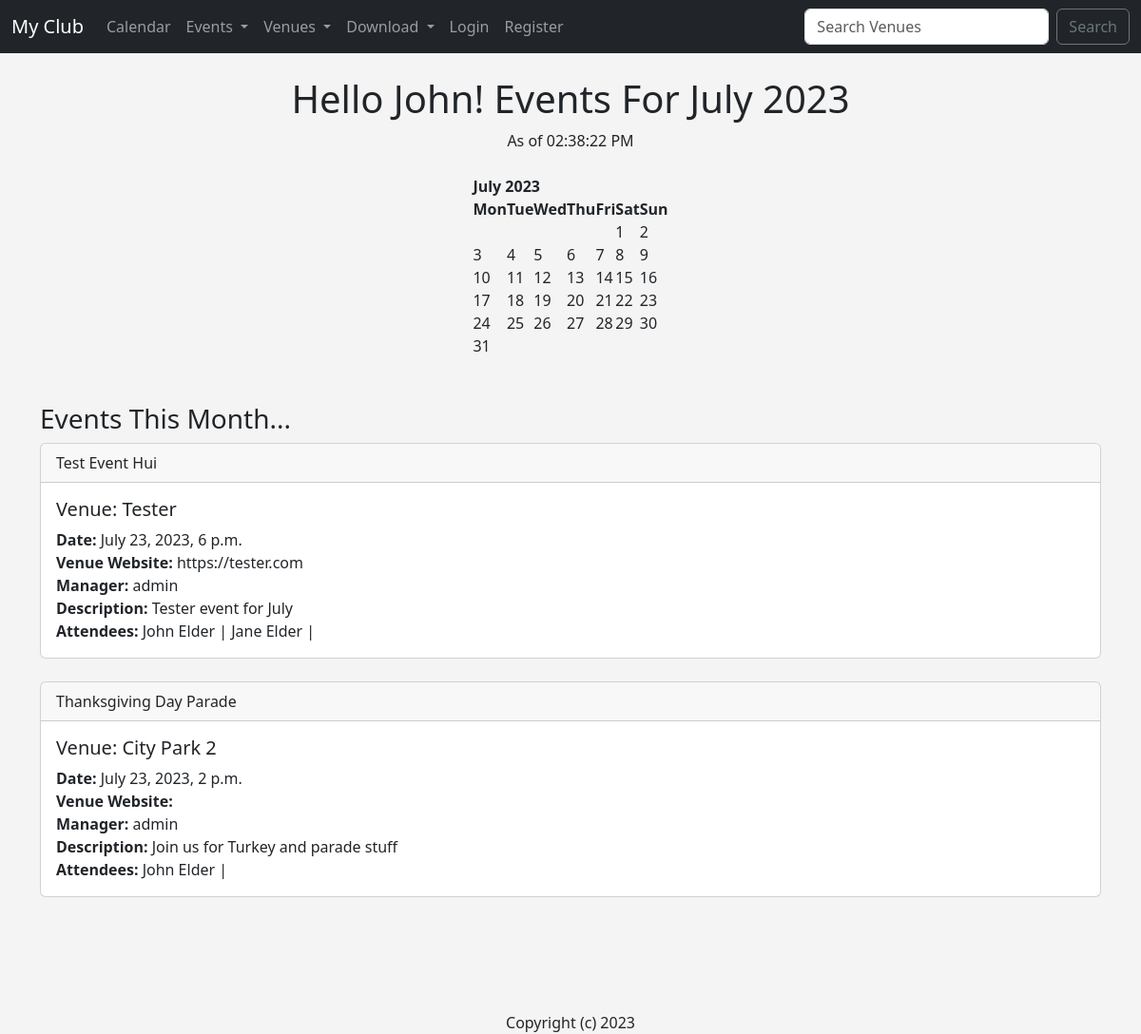
Before: / with the older database file.
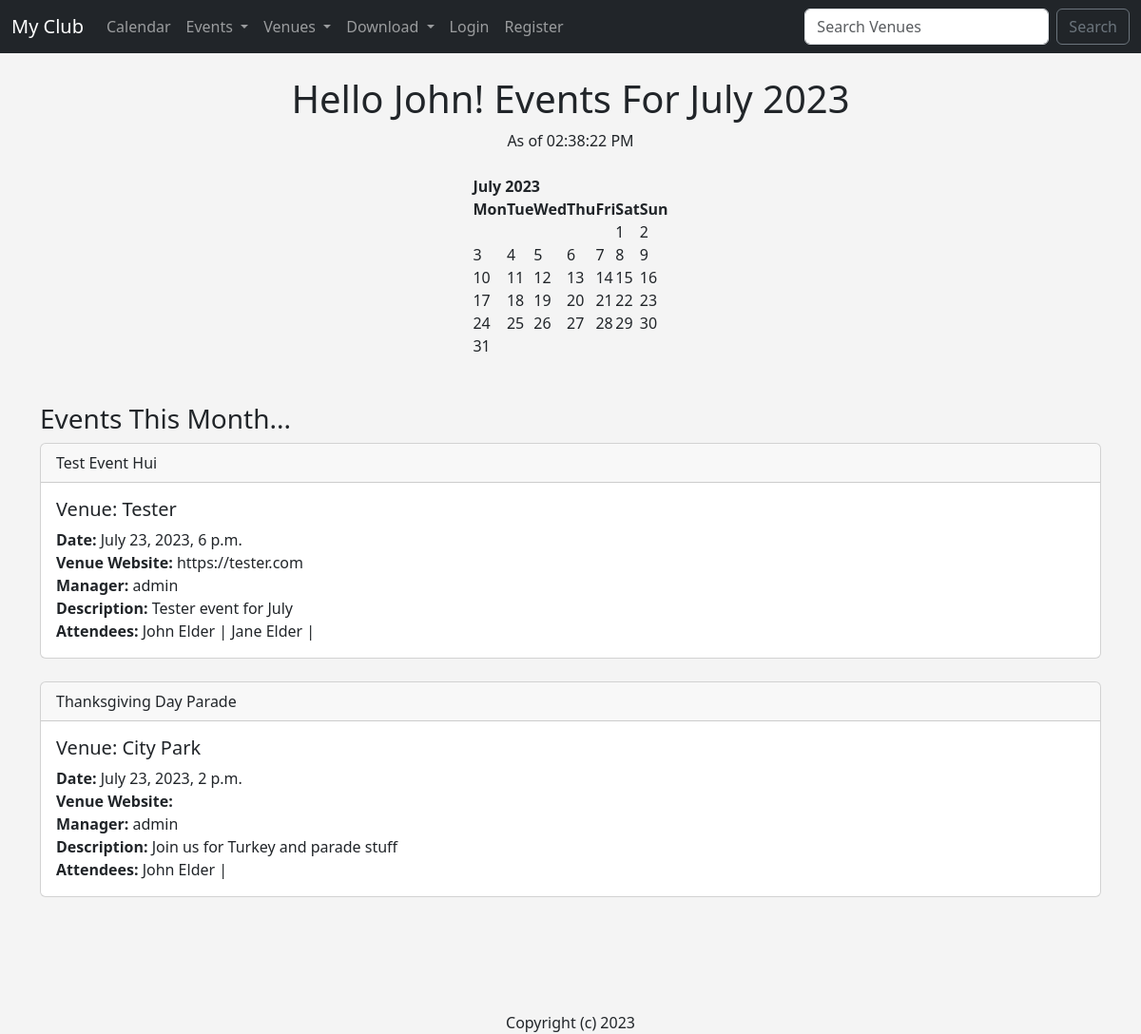
After: the same page with the newer database file.
### events/models.py (models this page shows, shortened)
class Event(models.Model):
	name = models.CharField('Event Name', max_length=120)
	event_date = models.DateTimeField('Event Date')
	venue = models.ForeignKey(Venue, blank=True, null=True, on_delete=models.CASCADE)
	manager = models.ForeignKey(User, blank=True, null=True, on_delete=models.SET_NULL)
	description = models.TextField(blank=True)
	attendees = models.ManyToManyField(MyClubUser, blank=True)
	approved = models.BooleanField("Approved", default=False)
	def __str__(self):
		return self.name

class Venue(models.Model):
	name = models.CharField('Venue Name', max_length=120)
	address = models.CharField(max_length=300)
	zip_code = models.CharField('Zip Code', max_length=15)
	phone = models.CharField('Contact Phone', max_length=45, blank=True)
	web = models.URLField('Website Address', blank=True)
	email_address = models.EmailField('Email Address', blank=True)
	owner = models.IntegerField('Venue Owner', blank=False, default=1)
	venue_image = models.ImageField(null=True, blank=True, upload_to="images/")
	def __str__(self):
		return self.name

### events/views.py (the view)
# urls.py: path('', views.home, name="home"),
def home(request, year=datetime.now().year, month=datetime.now().strftime('%B')):
	name = "John"
	month = month.capitalize()
	month_number = list(calendar.month_name).index(month)
	month_number = int(month_number)
	cal = HTMLCalendar().formatmonth(
		year,
		month_number)
	now = datetime.now()
	current_year = now.year
	event_list = Event.objects.filter(event_date__year = year,
									  event_date__month = month_number)
	time = now.strftime('%I:%M:%S %p')
	return render(request,
		'events/home.html', {
		'name': name,
		'year': year,
		'month': month,
		'month_number': month_number,
		'cal': cal,
		'current_year': current_year,
		'time': time,
		'event_list': event_list,
		})

### events/models.py (called while the page is built)
	def __str__(self):
		return self.first_name + ' ' + self.last_name

### events/templates/events/home.html (shortened to what this page needs)
{% extends 'events/base.html' %}
{% block content %}
	<center>
	<h1>Hello {{ name }}! Events For {{ month }} {{ year }}</h1>
	As of {{ time }}
	<br/><br/>
	{{ cal|safe }}
	<br/><br/>
	</center>
	<h3>Events This Month...</h3>
	{% if event_list %}
		{% for event in event_list %}
			<div class="card">
			  <div class="card-header">
			    {{ event }}
			  </div>
			  <div class="card-body">
			    <h5 class="card-title">Venue: {{ event.venue }}</h5>
			    <p class="card-text">
					<strong>Date:</strong> {{ event.event_date }}<br/>
					<strong>Venue Website:</strong> {{ event.venue.web }}<br/>
					<strong>Manager:</strong> {{ event.manager }}<br/>
					<strong>Description:</strong> {{ event.description }}<br/>
					<strong>Attendees:</strong>
					{% for user in event.attendees.all %}
					{{ user }} |
					{% endfor %}
			    </p>
			  </div>
			</div><br/>
		{% endfor %}
	{% else %}
	Sorry... There are no events this month...
	{% endif %}
	<center>
	<br/><br/><br/><br/>
	Copyright (c) {{ current_year }}
	</center>
{% endblock %}

Changed rows visible on the page:
changed through a linked row, Event "Thanksgiving Day Parade": venue "City Park 2" → "City Park"
